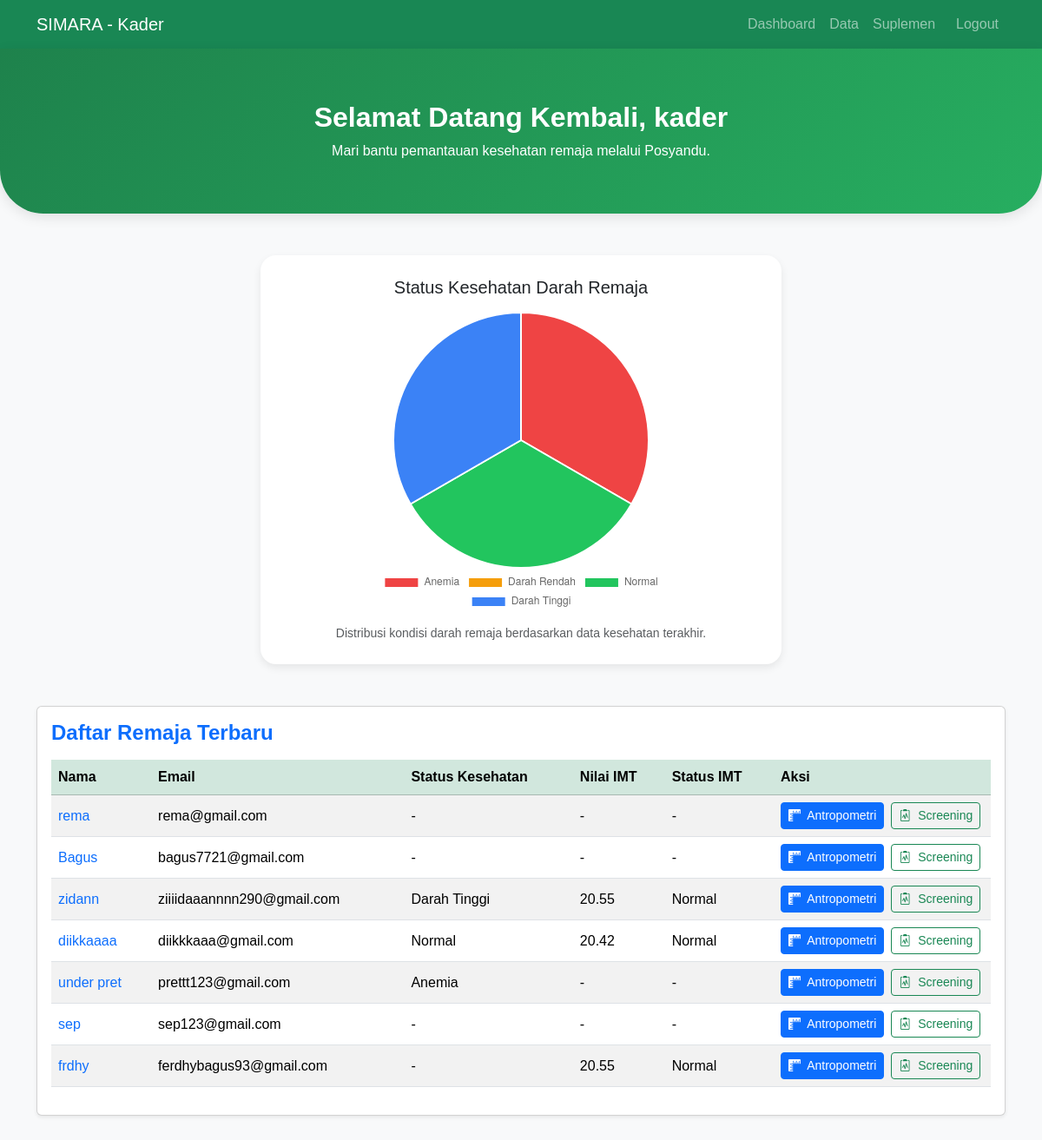
Page /kader/dashboard.php (signed in) on the earlier database version.
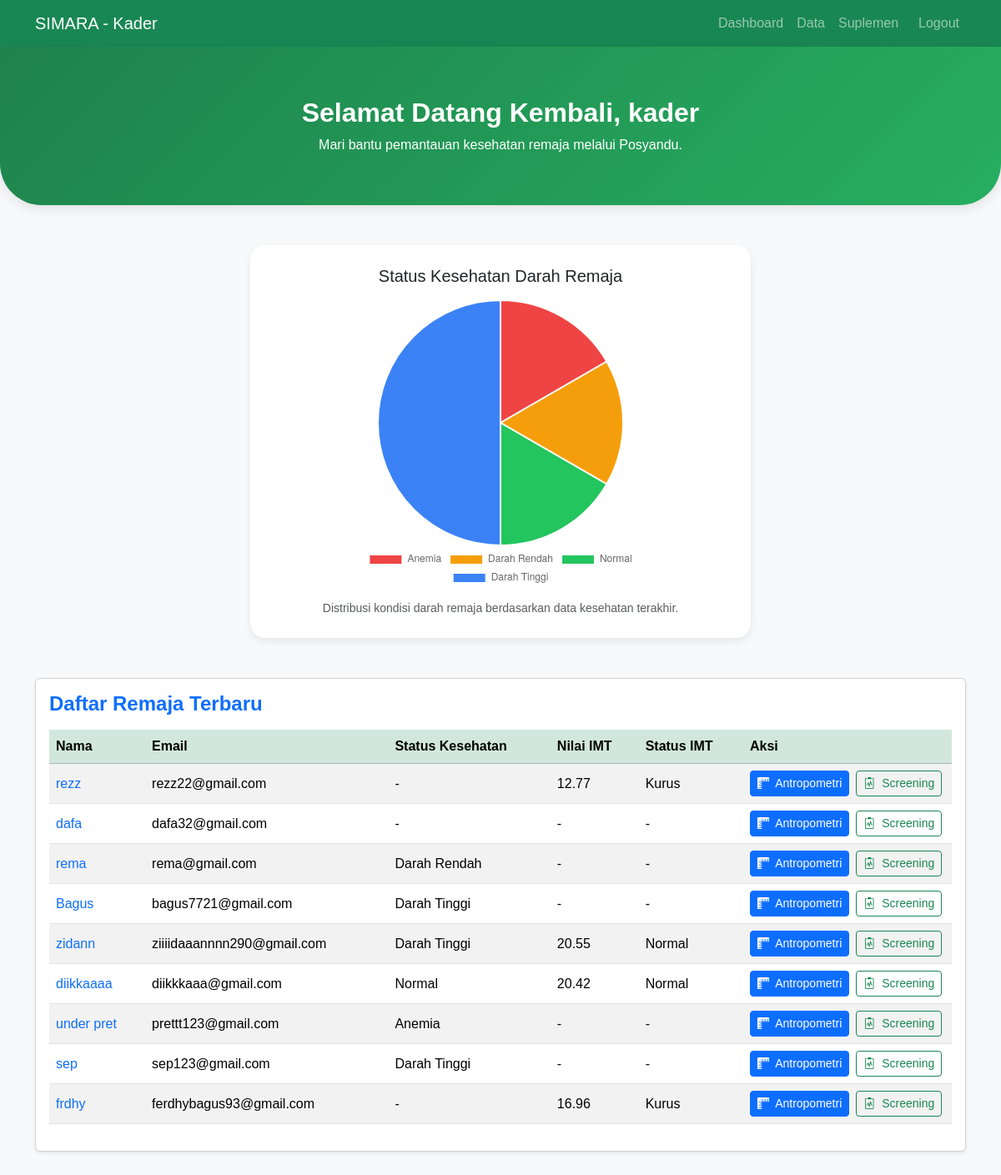
Same page on the later database version.
### tables this page shows
CREATE TABLE `users` (
  `id` int(11) NOT NULL,
  `nama` varchar(150) NOT NULL,
  `no_hp` varchar(15) NOT NULL,
  `email` varchar(150) NOT NULL,
  `password` varchar(255) NOT NULL,
  `role` enum('remaja','kader','admin') NOT NULL,
  `created_at` timestamp NOT NULL DEFAULT current_timestamp(),
  `kecamatan_id` int(11) DEFAULT NULL,
  `kelurahan_id` int(11) DEFAULT NULL,
  `sekolah_id` int(11) DEFAULT NULL,
  `alamat` text DEFAULT NULL,
  `status_kesehatan` varchar(50) DEFAULT NULL
);

### kader/dashboard.php (the view, shortened to what this page needs)
<?php
require_once __DIR__.'/../config/db.php';
$nama = $_SESSION['nama'];
$q_stat = mysqli_query($conn, "
  SELECT
    SUM(CASE WHEN status_kesehatan='Anemia' THEN 1 ELSE 0 END) AS anemia,
    SUM(CASE WHEN status_kesehatan='Darah Rendah' THEN 1 ELSE 0 END) AS darah_rendah,
    SUM(CASE WHEN status_kesehatan='Normal' THEN 1 ELSE 0 END) AS normal,
    SUM(CASE WHEN status_kesehatan='Darah Tinggi' THEN 1 ELSE 0 END) AS darah_tinggi
  FROM users
  WHERE role='remaja'
");
$stat = mysqli_fetch_assoc($q_stat);
$remaja = mysqli_query($conn, "
  SELECT
    u.id,
    u.nama,
    u.email,
    u.alamat,
    u.no_hp,
    u.status_kesehatan,
    d.hasil_imt,
    d.status_imt
  FROM users u
  LEFT JOIN (
    SELECT user_id, hasil_imt, status_imt
    FROM data_imt
    WHERE (user_id, tanggal_input) IN (
      SELECT user_id, MAX(tanggal_input)
      FROM data_imt
      GROUP BY user_id
    )
  ) d ON u.id = d.user_id
  WHERE u.role='remaja'
  ORDER BY u.created_at DESC
  LIMIT 20
");
?>
<!doctype html>
<html lang="id">
<head>
  <link href="https://cdn.jsdelivr.net/npm/bootstrap@5.3.3/dist/css/bootstrap.min.css" rel="stylesheet">
  <link href="https://cdn.jsdelivr.net/npm/bootstrap-icons@1.11.1/font/bootstrap-icons.css" rel="stylesheet">
</head>
<body>
  <?php include 'navbar.php'; ?>
  <div class="hero-header" id="heroHeader">
    <h2 class="fw-bold mb-2">Selamat Datang Kembali, <?= htmlspecialchars($nama) ?> </h2>
    <p class="mb-0">Mari bantu pemantauan kesehatan remaja melalui Posyandu.</p>
  </div>
  <div class="container my-5">
    <div class="chart-card">
      <h5 class="text-center mb-3">Status Kesehatan Darah Remaja</h5>
      <div class="chart-container">
        <canvas id="chartKesehatan"></canvas>
      </div>
      <small class="text-muted">
        Distribusi kondisi darah remaja berdasarkan data kesehatan terakhir.
      </small>
    </div>
  </div>
  <div class="container pb-5">
    <div class="card p-3 mt-3 shadow-sm dashboard-card">
      <h4 class="mb-3 text-primary fw-bold">Daftar Remaja Terbaru</h4>
      <table class="table table-striped align-middle">
        <thead class="table-success">
          <tr>
            <th>Nama</th>
            <th>Email</th>
            <th>Status Kesehatan</th>
            <th>Nilai IMT</th>
            <th>Status IMT</th>
            <th width="250">Aksi</th>
          </tr>
        </thead>
        <tbody>
          <?php while($r = mysqli_fetch_assoc($remaja)): ?>
          <tr>
            <td>
              <a href="#"
                 class="nama-link"
                 data-nama="<?= htmlspecialchars($r['nama']) ?>"
                 data-alamat="<?= htmlspecialchars($r['alamat']) ?>"
                 data-hp="<?= htmlspecialchars($r['no_hp']) ?>">
                 <?= htmlspecialchars($r['nama']) ?>
              </a>
            </td>
            <td><?= htmlspecialchars($r['email']) ?></td>
            <td><?= $r['status_kesehatan'] ? htmlspecialchars($r['status_kesehatan']) : '-' ?></td>
            <td><?= $r['hasil_imt'] ? number_format($r['hasil_imt'], 2) : '-' ?></td>
            <td><?= $r['status_imt'] ? htmlspecialchars($r['status_imt']) : '-' ?></td>
            <td>
              <div class="d-flex gap-2">
                <a href="input_antropometri.php?uid=<?= $r['id'] ?>" class="btn btn-sm btn-primary">
                  <i class="bi bi-rulers me-1"></i> Antropometri
                </a>
                <a href="input_screening.php?uid=<?= $r['id'] ?>" class="btn btn-sm btn-outline-success">
                  <i class="bi bi-clipboard2-pulse me-1"></i> Screening
                </a>
              </div>
            </td>
          </tr>
          <?php endwhile; ?>
        </tbody>
      </table>
    </div>
  </div>
  <script>
    document.addEventListener('DOMContentLoaded', () => {
      document.getElementById('heroHeader').classList.add('show');
      document.querySelector('.dashboard-card').classList.add('show');
      document.querySelectorAll('.nama-link').forEach(link => {
        link.addEventListener('click', e => {
          e.preventDefault();
          document.getElementById('modalNama').textContent = link.dataset.nama;
          document.getElementById('modalAlamat').textContent = link.dataset.alamat || 'Belum diisi';
          document.getElementById('modalHP').textContent = link.dataset.hp || 'Belum diisi';
          new bootstrap.Modal(document.getElementById('detailModal')).show();
        });
      });
      new Chart(document.getElementById('chartKesehatan'), {
        type: 'pie',
        data: {
          labels: ['Anemia', 'Darah Rendah', 'Normal', 'Darah Tinggi'],
          datasets: [{
            data: [
              <?= $stat['anemia'] ?>,
              <?= $stat['darah_rendah'] ?>,
              <?= $stat['normal'] ?>,
              <?= $stat['darah_tinggi'] ?>
            ],
            backgroundColor: ['#ef4444', '#f59e0b', '#22c55e', '#3b82f6']
          }]
        },
        options: {
          plugins: { legend: { position: 'bottom' } },
          responsive: true,
          maintainAspectRatio: false
        }
      });
    });
  </script>
</body>
</html>

### kader/navbar.php (shortened to what this page needs)
<nav class="navbar navbar-expand-lg navbar-dark bg-success">
 <div class="container">
  <a class="navbar-brand" href="/index.php">SIMARA - Kader</a>
  <div class="collapse navbar-collapse" id="navk">
    <ul class="navbar-nav ms-auto">
      <li class="nav-item"><a class="nav-link" href="dashboard.php">Dashboard</a></li>
      <li class="nav-item"><a class="nav-link" href="view.php">Data</a></li>
      <li class="nav-item"><a class="nav-link" href="input_suplemen.php">Suplemen</a></li>
      <li class="nav-item"><a class="nav-link btn btn-outline-light ms-2" href="logout.php">Logout</a></li>
    </ul>
  </div>
 </div>
</nav>

### kader/dashboard.php (style rules this page uses)
body { background-color: #f8f9fa; font-family: 'Poppins', sans-serif; }
.hero-header { background: linear-gradient(135deg, #1e824c, #27ae60); color: #fff; padding: 60px 20px; border-bottom-left-radius: 50px; border-bottom-right-radius: 50px; text-align: center; box-shadow: 0 4px 15px rgba(0,0,0,0.1); opacity: 0; transform: translateY(-40px); transition: opacity 0.8s ease, transform 0.8s ease; }
.hero-header.show { opacity: 1; transform: translateY(0); }
.dashboard-card { opacity: 0; transform: translateY(30px); transition: opacity 0.8s ease, transform 0.8s ease; }
.dashboard-card.show { opacity: 1; transform: translateY(0); }
.chart-card { border-radius: 18px; box-shadow: 0 4px 10px rgba(0,0,0,0.08); padding: 25px; background: #fff; margin: 40px auto; max-width: 600px; text-align: center; }
.chart-container { position: relative; width: 100%; max-width: 400px; height: 350px; margin: 0 auto; }
small.text-muted { display: block; text-align: center; margin-top: 10px; }
a.nama-link { text-decoration: none; color: #0d6efd; cursor: pointer; }

Differences in the rows shown:
added users: nama "rezz", email "rezz22@gmail.com", hasil_imt "12.77", status_imt "Kurus"
added users: nama "dafa", email "dafa32@gmail.com"
changed users "rema": status_kesehatan (not shown) → "Darah Rendah"; no longer shows "-"
changed users "Bagus": status_kesehatan (not shown) → "Darah Tinggi"; no longer shows "-"
changed users "sep": status_kesehatan (not shown) → "Darah Tinggi"; no longer shows "-"
computed for users "frdhy": hasil_imt "20.55" → "16.96"; status_imt "Normal" → "Kurus"
Other differences:
chart data {{ $stat['darah_rendah'] }}: 0 → 1
chart data {{ $stat['darah_tinggi'] }}: 1 → 3
